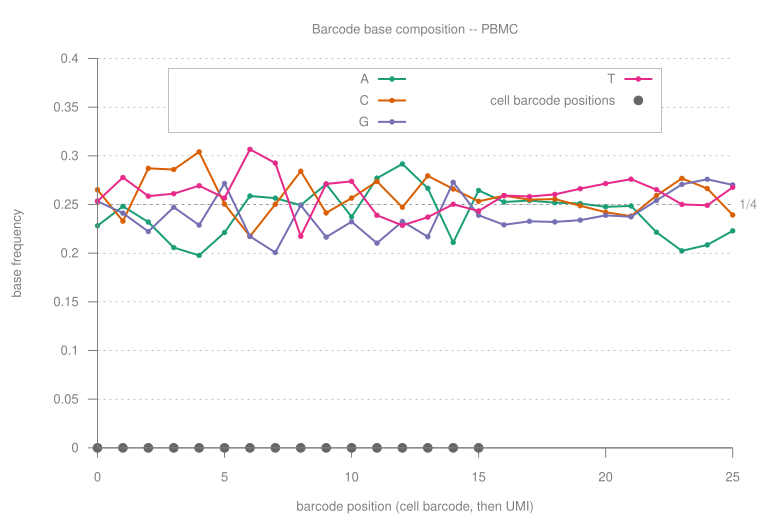

gnuplot code for this plot:
set terminal svg size 760,520 font "Helvetica,13" enhanced
set output "/Users/mikesh/vcs/code/migec/assets/umi_pwm.PBMC.svg"
set border 3 lw 1 lc rgb "#808080"
set tics nomirror out textcolor rgb "#808080"
set title textcolor rgb "#808080"
set xlabel textcolor rgb "#808080"
set ylabel textcolor rgb "#808080"
set y2label textcolor rgb "#808080"
# Inside, bottom right, opaque-bordered but unfilled -- a legend in the margin makes every figure
# wider than its data and is the first thing a journal asks you to move.
set key inside bottom right box lw 0.5 lc rgb "#808080" textcolor rgb "#808080" samplen 2 spacing 1.1
set style fill solid 0.85 noborder
set grid ytics lw 0.5 lc rgb "#808080" dt 3
set datafile separator "\t"
set datafile missing "NA"

set title "Barcode base composition -- PBMC"
set xlabel "barcode position (cell barcode, then UMI)"
set ylabel "base frequency"
# Never: [0:*], not [0:1]. A well-made barcode sits at 1/4 everywhere, so a fixed unit axis spends
# three quarters of the panel on emptiness and flattens the only thing the figure is for -- the
# departures from 1/4. Anchored at 0 so the bar heights stay honest, and the 1/4 rule stays drawn.
set yrange [0:*]
# One row at the top, over headroom made for it. Five entries stacked at the right sat on the
# curves, because an autoscaled composition fills its own panel and leaves no empty corner.
set key inside top center horizontal maxrows 1
set offsets 0, 0, 0.045, 0
set arrow from graph 0, first 0.25 to graph 1, first 0.25 nohead dt 2 lc rgb "#999999"
set label "1/4" at graph 1.01, first 0.25 tc rgb "#999999"
plot for [i=4:7] "/Users/mikesh/vcs/code/migec/assets/checkout.umi_composition.tsv" using (strcol(1) eq "PBMC" ? $2 : 1/0):i with linespoints      lw 2 pt 7 ps 0.5 lc rgb word("#1b9e77 #d95f02 #7570b3 #e7298a", i - 3)      title word("A C G T", i - 3),      "" using (strcol(1) eq "PBMC" && strcol(3) eq "cell" ? $2 : 1/0):(0)      with points pt 7 ps 0.9 lc rgb "#666666" title "cell barcode positions"
